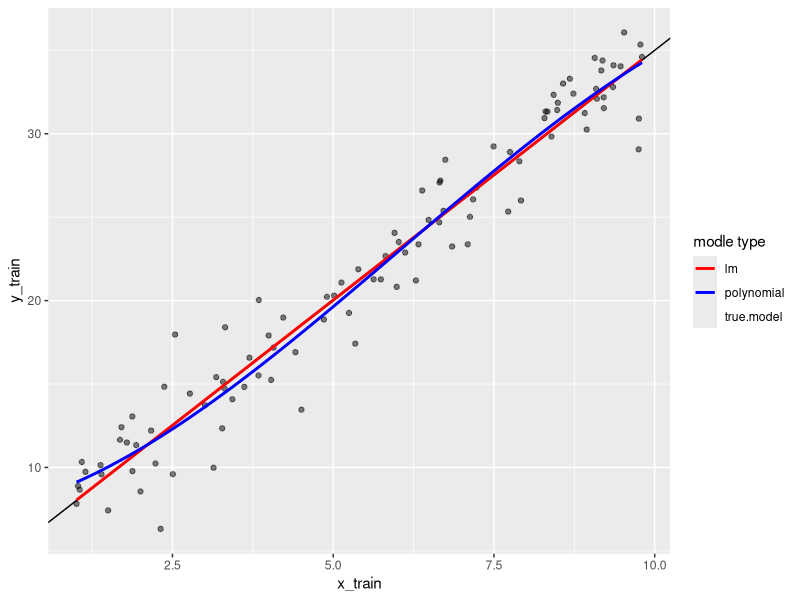
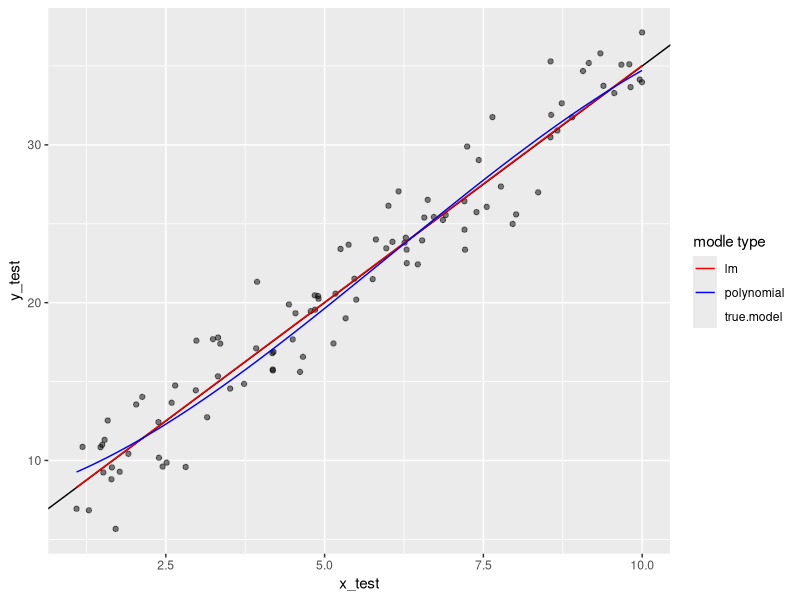

Here is the R script that generated these plots, in order:
## ---- chunk 1
knitr::opts_chunk$set(echo = TRUE)
## ---- chunk 2
income <- function(IQ, GPA, gender=1){
  beta0 <- 50
  beta1 <- 20
  beta2 <- 0.07
  beta3 <- 35
  beta4 <- 0.01
  beta5 <- -10
  beta0 + beta1*GPA + beta2*IQ + beta4*IQ*GPA + beta3*gender + beta5*gender*GPA
}
income(110, 4)
## ---- chunk 3
library(rmarkdown)
library(ggplot2)
## ---- chunk 4
# data
x <- runif(200, 1, 10)
epsilon <- rnorm(200, mean = 0, sd = 2)
y <- 5 + 3*x + epsilon

sub <- sample(1:length(x), 100)
x_train <- x[sub]
y_train <- y[sub]
x_test <- x[-sub]
y_test <- y[-sub]

## ---- chunk 5
fm <- lm(y_train ~ x_train)
fm2 <- lm(y_train ~ poly(x_train, 3))
# show.legend is important
ggplot() +
  geom_point(aes(x_train, y_train), alpha = 0.5) +
  geom_abline(aes(slope = 3, intercept = 5, color = "true.model"), show.legend = FALSE) +
  geom_smooth(aes(x_train, y_train, color = "lm"), method = "lm",  se = FALSE) +
  geom_smooth(aes(x_train, y_train, color = "polynomial"), method = "lm", formula = y~poly(x,3), se = FALSE) +
  scale_color_manual(
    name = "modle type",
    values = c("true.model" = "black", "lm"="red", "polynomial"="blue")
  )
sum((residuals(fm))^2) > sum((residuals(fm2))^2)
## ---- chunk 6
RSS <- function(y_true, y_pre){
  sum((y_true - y_pre)^2)
}
# note the name of df, must same with fm'x_train
y_fm_pre <-  predict(fm, data.frame(x_train=x_test))
y_fm2_pre <-  predict(fm2, data.frame(x_train=x_test))
ggplot() +
  geom_point(aes(x_test, y_test), alpha = 0.5) +
  geom_abline(aes(slope = 3, intercept = 5, color = "true.model"), show.legend = FALSE) +
  geom_line(aes(x_test, y_fm_pre, color = "lm")) +
  geom_line(aes(x_test, y_fm2_pre, color = "polynomial")) +
  scale_color_manual(
    name = "modle type",
    values = c("true.model" = "black", "lm"="red", "polynomial"="blue")
  )

RSS(y_test, y_fm_pre) > RSS(y_test, y_fm2_pre)
